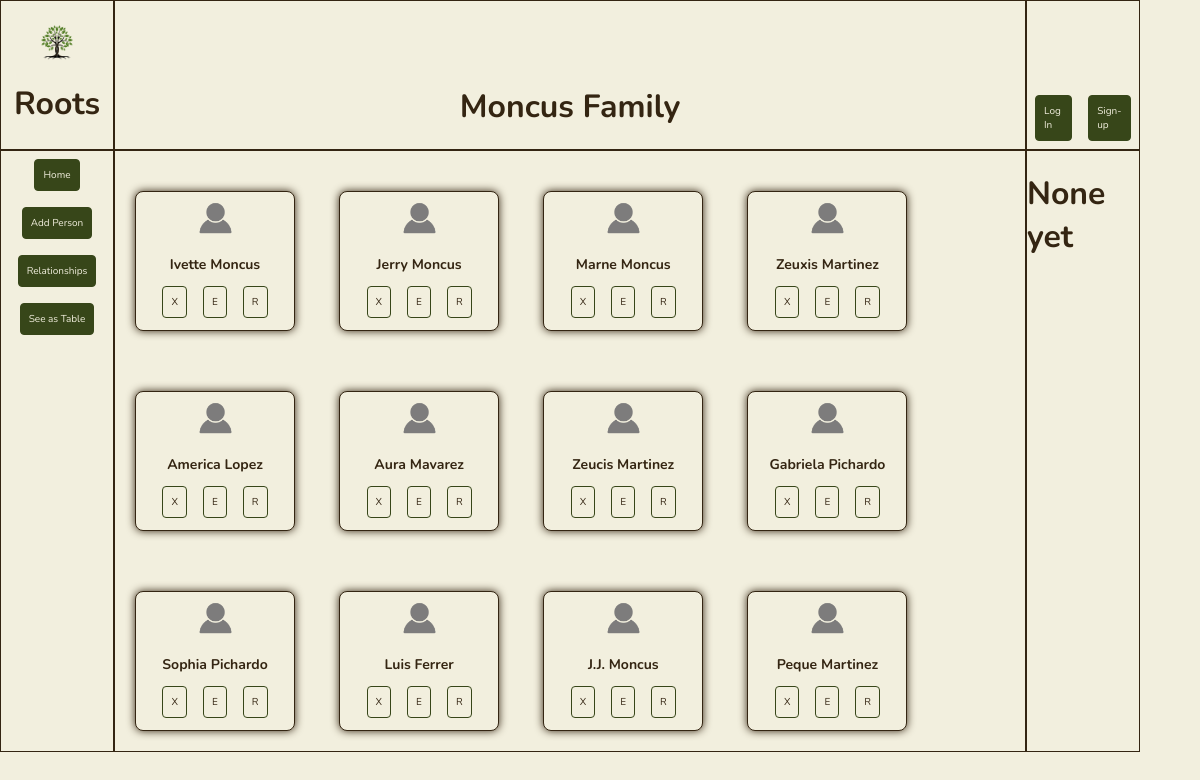
The page / on the database its author committed.
### app.py (models this page shows, shortened)
class Person(db.Model):
    id = db.Column(db.Integer, primary_key=True)
    first_name = db.Column(db.String(200), nullable=False)
    last_name = db.Column(db.String(200), nullable=False)
    middle_name = db.Column(db.String(200), nullable=False, default='')
    nick_name = db.Column(db.String(200), nullable=False, default='')
    date_created = db.Column(db.DateTime, default=datetime.utcnow)
    parents = db.relationship('Person',
                              secondary = person_parent_association,
                              primaryjoin = id == person_parent_association.c.person_id,
                              secondaryjoin = id == person_parent_association.c.parent_id,
                              backref = db.backref('children', lazy='select'))
    siblings = db.relationship('Person',
                              secondary = sibling_association,
                              primaryjoin = id == sibling_association.c.left_id,
                              secondaryjoin = id == sibling_association.c.right_id,
                              back_populates = 'siblings',
                              lazy='select')

### app.py (the view)
@app.route('/', methods=['POST', 'GET'])
def index():
    if request.method == 'POST':
        first_name = request.form['first_name']
        last_name = request.form['last_name']
        middle_name = request.form['middle_name']
        nick_name = request.form['nick_name']
        new_person = Person(first_name = first_name,
                            last_name = last_name,
                            middle_name = middle_name,
                            nick_name = nick_name)
        try:
            db.session.add(new_person)
            db.session.commit()
            return redirect(request.referrer)
        except:
            return 'There was an issue adding your person'
    else:
        people = Person.query.order_by(Person.date_created).all()
        return render_template('index.html', people=people)

### templates/index.html (shortened to what this page needs)
{% extends 'base.html' %}
{% block body %}
<div class='content default-grid' id="content-index">
    <div class="grid-item grid-item-1">
        <div class="logo" id="logo-index">
            <div class="content-container-column">
                    <img src="{{ url_for('static', filename='logos/green-tree-logo.png') }}" alt="Green Tree Logo">
                    <h1>Roots</h1>
            </div>
        </div>
    </div>
    <div class="grid-item grid-item-2">
        <div class="current-family-name" id="current-family-name-index">
            <div class="content-container-row">
                <h1>Moncus Family</h1>
            </div>
        </div>
    </div>
    <div class="grid-item grid-item-3">
        <div class="account-tasks-panel">
            <div class="content-container-row">
                <a class="btn" id='log-in' href="">Log In</a>
                <a class="btn" id='sign-up' href="">Sign-up</a>
            </div>
        </div>
    </div>
    <div class="grid-item grid-item-4">
        <div class="app-tasks-panel">
            <div class="content-container-column">
                <a class="btn" id='Home' href = "/">Home</a>
                <a class="btn" id='addPersonBtn'>Add Person</a>
                <a class="btn" id='addPersonBtn' href="/relationships">Relationships</a>
                <a class="btn" id='table' href="/table">See as Table</a>
            </div>
        </div>
    </div>
    <div class="grid-item grid-item-5">
        <div class="tree-panel">
            <div class="content-tree">
                {% if people|length < 1 %}
                <h4 style="text-align: center">There are no people. Create one!</h4>
                {% else %}
                    {% for person in people %}
                    <div class="card-container">
                        <div class="card">
                            <a class="card-link" href="/focus/{{person.id}}">
                                <div class="card-content">
                                    <img src="{{ url_for('static', filename='logos/empty-prof-pic.png') }}" alt="Profile Picture">
                                    {% if person.nick_name == "" %}
                                    <h3>{{person.first_name}} {{person.last_name}}</h3>
                                    {% else %}
                                    <h3>{{person.nick_name}} {{person.last_name}}</h3>
                                    {% endif %}
                                    <div class="btn-container">
                                        <a href="/delete/{{person.id}}" class="btn">
                                            X
                                        </a>
                                        <a href="/update_tree/{{person.id}}" class="btn">
                                            E
                                        </a>
                                        <a href="/big_card/{{person.id}}" class="btn">
                                            R
                                        </a>
                                    </div>
                                </div>
                            </a>
                        </div>
                    </div>
                    {% endfor %}
                {% endif %}
            </div>
        </div>
    </div>
    <div class="grid-item grid-item-6">
        <div class="secondary-panel">
            <div class="content-container-column">
                <h1>None yet</h1>
            </div>
        </div>
    </div>
</div>
{% endblock %}

### static/css/main.css (style rules this page uses)
:root { --main-black: #0a0a0a; --main-white: #fff; --main-bg-color: #f2efde; --main-bg-border-color: #342512; --main-text-color: #342512; --main-secondary-text-color: #9d864d; --main-hover-text-color: #f2efde; --main-item-color: #374619; --main-item-border-color: #374619; --main-item-color-hover: #7e883d; --main-dark-brown: #342512; --main-light-brown: #9d864d; --main-cream: #f2efde; --main-light-green: #7e883d; --main-dark-green: #374619; }
body { margin: 0px; padding: 0px; box-sizing: border-box; font-family: Nunito, sans-serif; background-color: var(--main-cream); color: var(--main-dark-brown); }
.content-container-column { display: flex; justify-content: center; align-items: center; flex-direction: column; }
.content-container-row { display: flex; justify-content: center; align-items: center; flex-direction: row; }

### static/css/grid.css (style rules this page uses)
.default-grid { display: grid; grid-template-columns: 10% auto 10%; grid-template-rows: 150px auto; gap: 0px; height: 90vh; width: 95vw; }
.grid-item { border: solid 1px var(--main-dark-brown); }
.grid-item-1 { grid-area: 1 / 1 / span 1 / span 1; display: flex; justify-content: center; align-items: center; }
.grid-item-1 img { width: 33%; height: height; padding-top: 20px; }
.grid-item-2 { grid-area: 1 / 2 / span 1 / span 1; display: flex; align-items: end; justify-content: center; }
.grid-item-3 { grid-area: 1 / 3 / span 1 / span 1; display: flex; align-items: end; justify-content: center; }
.grid-item-4 { grid-area: 2 / 1 / span 1 / span 1; }
.grid-item-5 { grid-area: 2 / 2 / span 1 / span 1; display: flex; justify-content: center; align-items: start; flex-direction: row; flex-wrap: wrap; }
.grid-item-6 { grid-area: 2 / 3 / span 1 / span 1; }

### static/css/buttons.css (style rules this page uses)
.btn-container { display: flex; flex-direction: row; align-items: center; justify-content: center; height: 10%; }
.btn { display: inline-block; font-size: 10px; padding: 8px; background-color: var(--main-dark-green); text-decoration: none; border: solid 1px var(--main-dark-green); border-radius: 4px; margin: 8px; color: var(--main-cream); }

### static/css/cards-main.css (style rules this page uses)
.card-container { width: 15%; max-width: 300px; min-width: 200px; display: inline-flex; justify-content: center; flex-wrap: wrap; margin-top: 20px; }
.card { width: 100%; background-color: var(--main-cream); border-radius: 8px; border: solid 1px var(--main-dark-brown); overflow: hidden; margin: 20px; box-shadow: 0px 0px 8px var(--main-dark-brown); }
.card-link { display: flex; align-items: center; justify-content: center; flex-direction: column; text-decoration: none; }
.card-content { padding: 4px; display: flex; flex-direction: column; align-items: center; justify-content: center; text-decoration: none; }
.card-content img { width: 30%; height: auto; background-color: var(--main-cream); }
.card-content h3 { font-size: 14px; margin-bottom: 4px; color: var(--main-dark-brown); }
.card-content a { background-color: var(--main-cream); color: var(--main-dark-brown); }

### rows shown on the page
Person: first_name "Ivette", last_name "Moncus"
Person: first_name "Jerry", last_name "Moncus"
Person: first_name "Marne", last_name "Moncus"
Person: first_name "Zeuxis", last_name "Martinez"
Person: first_name "America", last_name "Lopez"
Person: first_name "Aura", last_name "Mavarez"
Person: first_name "Zeucis", last_name "Martinez"
Person: first_name "Gabriela", last_name "Pichardo"
Person: first_name "Sophia", last_name "Pichardo"
Person: first_name "Luis", last_name "Ferrer"
Person: nick_name "J.J.", last_name "Moncus"
Person: nick_name "Peque", last_name "Martinez"
